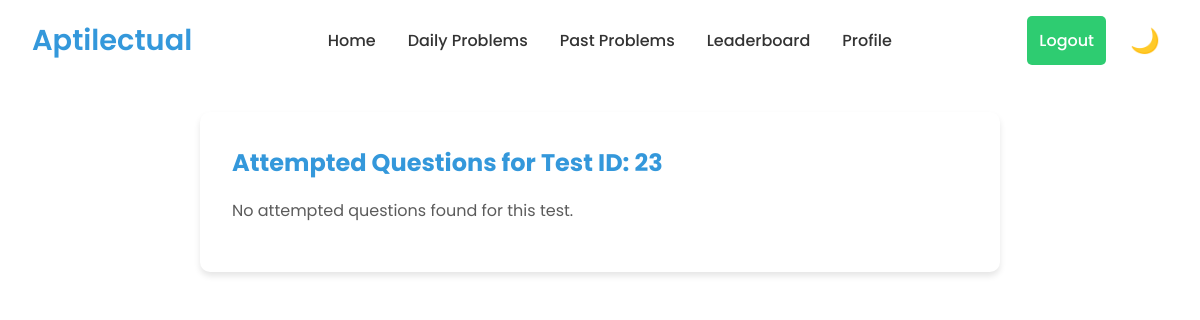
Before: /user_attempted_questions/23/1/ (signed in) with the older database file.
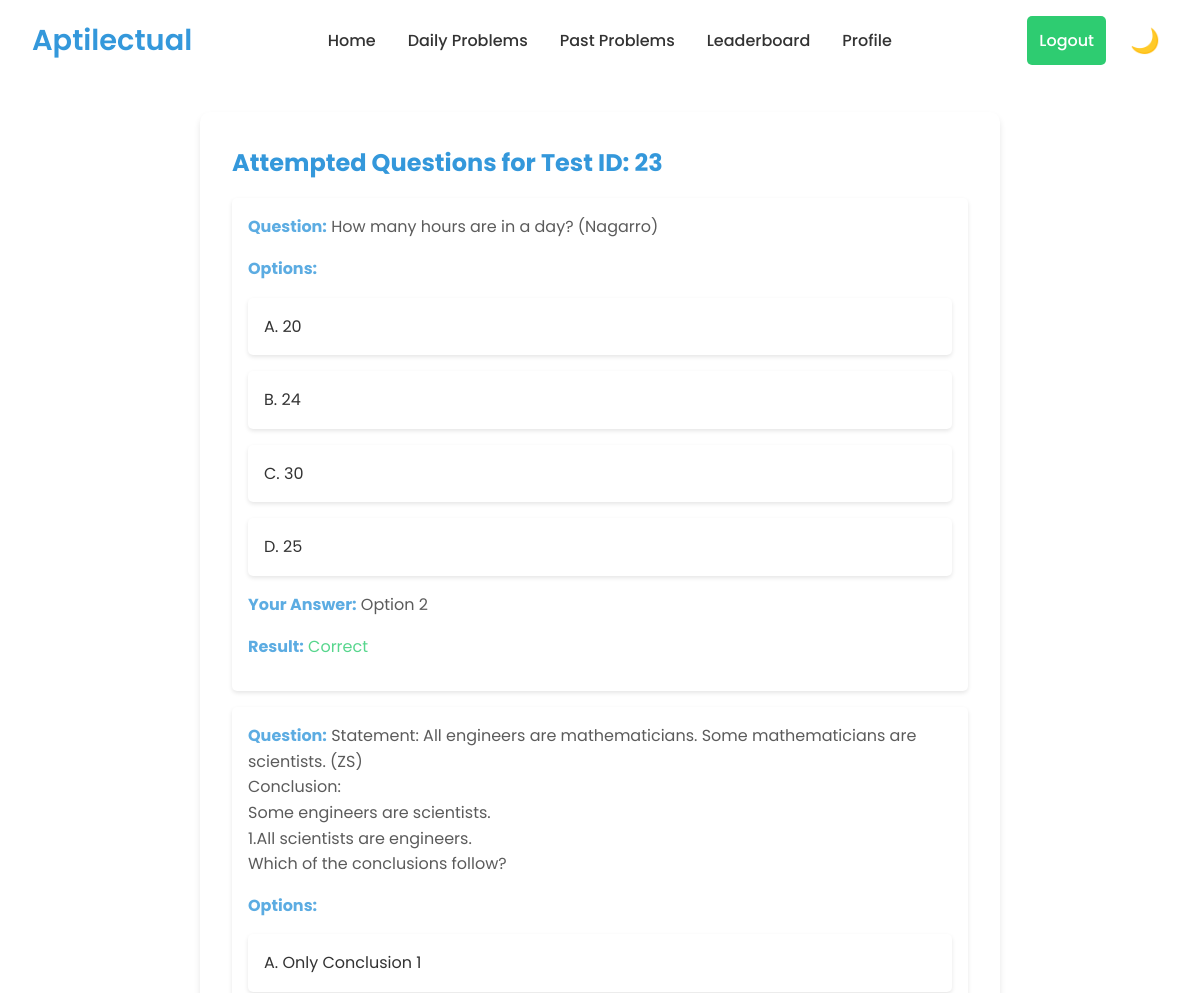
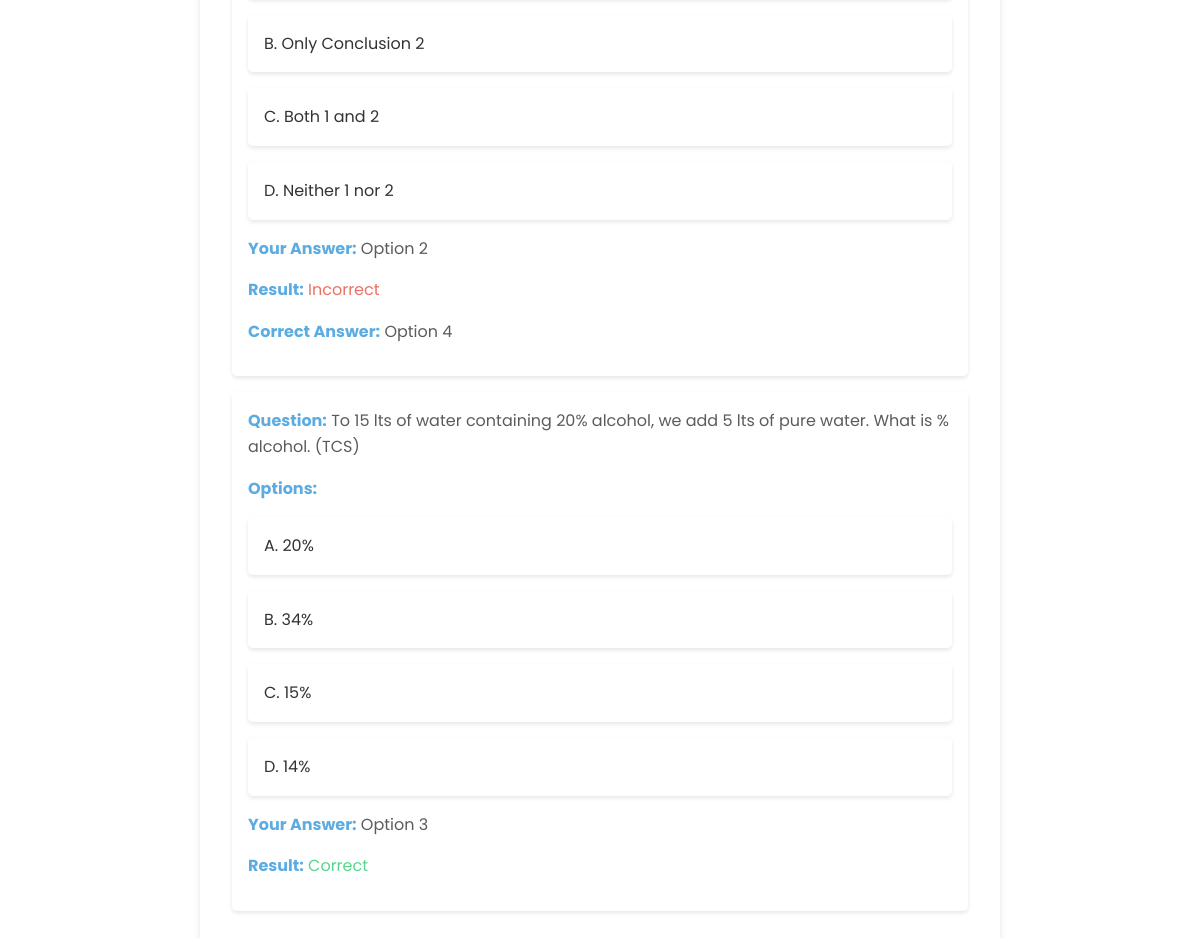
After: the same page with the newer database file (2 pictures, top to bottom).
### aptitude/models.py (models this page shows, shortened)
class Problem(models.Model):
    id = models.AutoField(primary_key=True)  # Explicitly define the id field
    question = models.TextField(null=True, blank=True)
    option1 = models.CharField(max_length=255, null=True, blank=True)
    option2 = models.CharField(max_length=255, null=True, blank=True)
    option3 = models.CharField(max_length=255, null=True, blank=True)
    option4 = models.CharField(max_length=255, null=True, blank=True)
    correct_option = models.PositiveSmallIntegerField(
        validators=[MinValueValidator(1), MaxValueValidator(4)],
        null=True,
        blank=True
    )
    is_active = models.BooleanField(default=True, null=True, blank=True)
    done = models.BooleanField(default=False, null=True, blank=True)
    answerurl = models.URLField(null=True, blank=True)
    companyname = models.CharField(max_length=255, null=True, blank=True)
    type = models.CharField(max_length=255, null=True, blank=True)
    test_id = models.IntegerField(null=True, blank=True)
    questionimage = models.URLField(null=True, blank=True)

### aptitude/views.py (the view)
# urls.py: path('user_attempted_questions/<int:test_id>/<int:user_id>/', views.user_attempted_questions, name='user_attempted_questions'),
@login_required
def user_attempted_questions(request, test_id, user_id):
    user = get_object_or_404(CustomUser, id=user_id)
    attempted_questions = TestAnswer.objects.filter(user=user, test_id=test_id).select_related('problem')
    attempted_data = []
    for attempt in attempted_questions:
        attempted_data.append({
            'question': attempt.problem.question,
            'selected_option': attempt.selected_option,
            'is_correct': attempt.is_correct,
            'correct_option': attempt.problem.correct_option,
            'explanation': getattr(attempt.problem, 'explanation', ''),
            'option1': attempt.problem.option1,
            'option2': attempt.problem.option2,
            'option3': attempt.problem.option3,
            'option4': attempt.problem.option4,
        })
    return render(request, 'user_attempted_questions.html', {'attempted_data': attempted_data, 'test_id': test_id})

### aptitude/templates/user_attempted_questions.html (shortened to what this page needs)
<!DOCTYPE html>
<html lang="en">
<head>
</head>
<body>
    <header>
        <nav>
            <div class="logo">Aptilectual</div>
            <div class="nav-container">
                <ul class="nav-links">
                    <li><a href="{% url 'home' %}">Home</a></li>
                    <li><a href="{% url 'dailyprobblems' %}">Daily Problems</a></li>
                    <li><a href="{% url 'past_problems' %}">Past Problems</a></li>
                    <li><a href="{% url 'daily_leaderboard' %}">Leaderboard</a></li>
                    <li><a href="{% url 'profile' %}">Profile</a></li>
                </ul>
            </div>
            <div class="desktop-controls">
                <div class="auth-buttons">
                    {% if user.is_authenticated %}
                        <form method="POST" action="{% url 'logout' %}" style="display:inline;">
                            <button type="submit" class="btn btn-secondary">Logout</button>
                        </form>
                    {% else %}
                        <a href="{% url 'login' %}" id="loginBtn" class="btn btn-primary">Login</a>
                        <a href="{% url 'signup' %}" id="registerBtn" class="btn btn-secondary">Register</a>
                    {% endif %}
                </div>
                <button id="themeToggle" class="theme-toggle"></button>
            </div>
        </nav>
    </header>
    <main>
        <section class="attempted-questions-container">
            <h2>Attempted Questions for Test ID: {{ test_id }}</h2>
            {% if attempted_data %}
                <ul>
                    {% for attempt in attempted_data %}
                        <li>
                            <p><strong>Question:</strong> {{ attempt.question|safe }}</p>
                            <p><strong>Options:</strong></p>
                            <ul>
                                <li>A. {{ attempt.option1 }}</li>
                                <li>B. {{ attempt.option2 }}</li>
                                <li>C. {{ attempt.option3 }}</li>
                                <li>D. {{ attempt.option4 }}</li>
                            </ul>
                            <p><strong>Your Answer:</strong> Option {{ attempt.selected_option }}</p>
                            {% if attempt.is_correct %}
                                <p class="correct"><strong>Result:</strong> Correct</p>
                            {% else %}
                                <p class="incorrect"><strong>Result:</strong> Incorrect</p>
                                <p><strong>Correct Answer:</strong> Option {{ attempt.correct_option }}</p>
                            {% endif %}
                        </li>
                    {% endfor %}
                </ul>
            {% else %}
                <p>No attempted questions found for this test.</p>
            {% endif %}
        </section>
    </main>
</body>
</html>

### aptitude/templates/user_attempted_questions.html (style rules this page uses)
:root { --bg-color: #f4f7f9; --text-color: #333333; --primary-color: #3498db; --secondary-color: #2ecc71; --accent-color: #e74c3c; --card-bg: #ffffff; --border-color: #e0e0e0; --nav-bg: #ffffff; --mobile-menu-bg: #ffffff; }
body.light-theme { --bg-color: #ffffff; --text-color: #333333; --card-bg: #ffffff; --border-color: #e0e0e0; --nav-bg: #ffffff; --mobile-menu-bg: #ffffff; }
* { margin: 0; padding: 0; box-sizing: border-box; }
body { font-family: 'Poppins', sans-serif; background-color: var(--bg-color); color: var(--text-color); line-height: 1.6; transition: background-color 0.3s, color 0.3s; }
header { background-color: var(--nav-bg); padding: 1rem 2rem; position: fixed; width: 100%; top: 0; z-index: 1000; transition: background-color 0.3s; }
nav { max-width: 1400px; margin: 0 auto; display: flex; justify-content: space-between; align-items: center; }
.logo { font-size: 1.8rem; font-weight: 600; color: var(--primary-color); text-decoration: none; }
.nav-container { display: flex; align-items: center; justify-content: center; flex-grow: 1; margin: 0 2rem; }
.nav-links { display: flex; list-style-type: none; gap: 2rem; margin: 0; padding: 0; }
.nav-links li a { color: var(--text-color); text-decoration: none; font-weight: 500; font-size: 1rem; transition: color 0.3s; }
.desktop-controls { display: flex; align-items: center; gap: 1rem; }
.auth-buttons { display: flex; gap: 1rem; }
.btn { font-family: 'Poppins', sans-serif; font-weight: 500; padding: 0.75rem; border: none; border-radius: 5px; cursor: pointer; transition: transform 0.2s, background-color 0.3s; font-size: 1rem; width: 100%; text-align: center; }
.btn-secondary { background-color: var(--secondary-color); color: #ffffff; }
.theme-toggle { background: none; border: none; font-size: 1.5rem; cursor: pointer; transition: transform 0.3s; padding: 0.5rem; display: flex; align-items: center; justify-content: center; color: var(--text-color); }
main { padding-top: 5rem; }
.attempted-questions-container { background-color: var(--card-bg); padding: 2rem; border-radius: 10px; box-shadow: 0 4px 6px rgba(0, 0, 0, 0.1); margin: 2rem auto; max-width: 800px; text-align: left; }
.attempted-questions-container h2 { color: var(--primary-color); margin-bottom: 1rem; }
.attempted-questions-container p { color: var(--text-color); opacity: 0.8; margin-bottom: 1rem; }
.attempted-questions-container ul { list-style-type: none; padding: 0; }
.attempted-questions-container li { background-color: var(--card-bg); margin: 1rem 0; padding: 1rem; border-radius: 5px; box-shadow: 0 2px 4px rgba(0, 0, 0, 0.1); }
.attempted-questions-container li strong { color: var(--primary-color); }
.attempted-questions-container li .correct { color: var(--secondary-color); }
.attempted-questions-container li .incorrect { color: var(--accent-color); }

Changed rows visible on the page:
now on this page (row edited): Problem: question "How many hours are in a day? (Nagarro)", option1 "20", option2 "24", option3 "30", option4 "25"
now on this page (row edited): Problem: question "Statement: All engineers are mathematicians. Some mathematicians are scientists. (ZS) Conclusion: Some engineers are scientists. 1.All scientists are engineers. Which of the conclusions follow?", option1 "Only Conclusion 1", option2 "Only Conclusion 2", option3 "Both 1 and 2", option4 "Neither 1 nor 2"
now on this page (row edited): Problem: question "To 15 lts of water containing 20% alcohol, we add 5 lts of pure water. What is % alcohol. (TCS)", option1 "20%", option2 "34%", option3 "15%", option4 "14%"
Other visible differences:
new list line: "Question: Options: A. B. C. D. Your Answer: Option 2 Result: Correct"
new list line: "Question: Options: A. B. C. D. Your Answer: Option 2 Result: Incorrect Correct Answer: Option 4"
new list line: "Question: Options: A. B. C. D. Your Answer: Option 3 Result: Correct"
text no longer shown: "No attempted questions found for this test."
